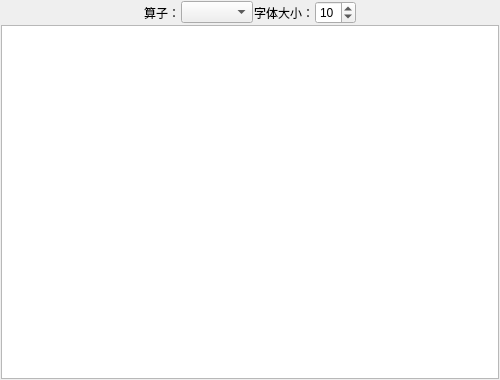
<?xml version="1.0" encoding="UTF-8"?>
<ui version="4.0">
 <class>codeWidget</class>
 <widget class="QWidget" name="codeWidget">
  <property name="geometry">
   <rect>
    <x>0</x>
    <y>0</y>
    <width>500</width>
    <height>380</height>
   </rect>
  </property>
  <property name="windowTitle">
   <string>程序流程窗口</string>
  </property>
  <layout class="QGridLayout" name="gridLayout">
   <property name="leftMargin">
    <number>1</number>
   </property>
   <property name="topMargin">
    <number>1</number>
   </property>
   <property name="rightMargin">
    <number>1</number>
   </property>
   <property name="bottomMargin">
    <number>1</number>
   </property>
   <property name="spacing">
    <number>1</number>
   </property>
   <item row="0" column="0">
    <layout class="QHBoxLayout" name="horizontalLayout">
     <item>
      <spacer name="horizontalSpacer">
       <property name="orientation">
        <enum>Qt::Horizontal</enum>
       </property>
       <property name="sizeHint" stdset="0">
        <size>
         <width>40</width>
         <height>20</height>
        </size>
       </property>
      </spacer>
     </item>
     <item>
      <widget class="QLabel" name="label_2">
       <property name="text">
        <string>算子：</string>
       </property>
      </widget>
     </item>
     <item>
      <widget class="QComboBox" name="comboBox"/>
     </item>
     <item>
      <widget class="QLabel" name="label">
       <property name="text">
        <string>字体大小：</string>
       </property>
      </widget>
     </item>
     <item>
      <widget class="QSpinBox" name="spinBox">
       <property name="minimum">
        <number>1</number>
       </property>
       <property name="maximum">
        <number>28</number>
       </property>
       <property name="value">
        <number>10</number>
       </property>
      </widget>
     </item>
     <item>
      <spacer name="horizontalSpacer_2">
       <property name="orientation">
        <enum>Qt::Horizontal</enum>
       </property>
       <property name="sizeHint" stdset="0">
        <size>
         <width>40</width>
         <height>20</height>
        </size>
       </property>
      </spacer>
     </item>
    </layout>
   </item>
   <item row="1" column="0">
    <widget class="QTextEdit" name="textEdit">
     <property name="lineWrapMode">
      <enum>QTextEdit::NoWrap</enum>
     </property>
    </widget>
   </item>
  </layout>
 </widget>
 <resources/>
 <connections/>
</ui>
